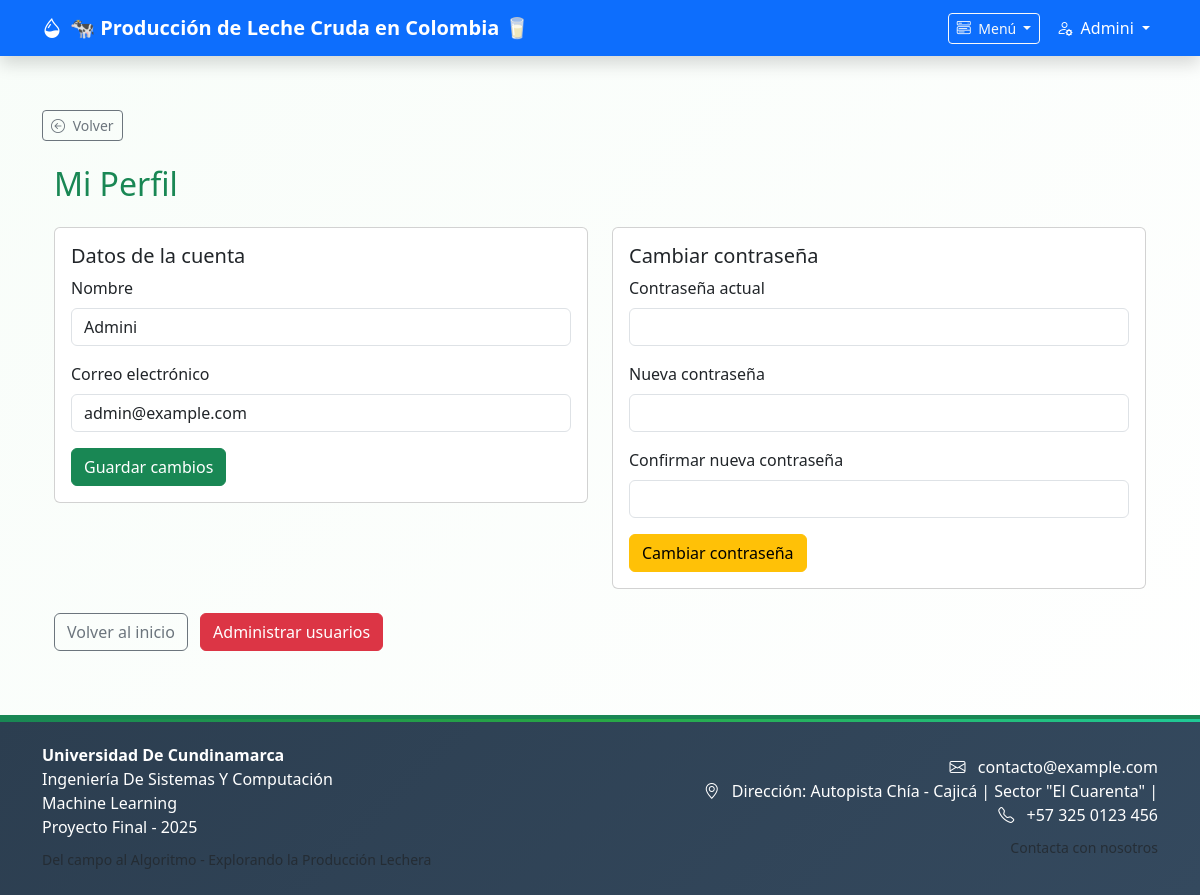
/perfil (signed in), run on the app's committed database.
### models.py (models this page shows, shortened)
class User(db.Model, UserMixin):
    __tablename__ = 'blog_user'
    """Modelo de usuario.

    Campos principales: id, name, email, password, is_admin.
    Métodos: set_password, check_password, save, y selectores estáticos.
    """
    id = db.Column(db.Integer, primary_key=True)
    name = db.Column(db.String(80), nullable=False)
    email = db.Column(db.String(256), unique=True, nullable=False)
    password = db.Column(db.String(128), nullable=False)
    is_admin = db.Column(db.Boolean, default=False)
    def set_password(self, password):
        """Hashea y almacena la contraseña provista.

        Nota: utiliza `werkzeug.security.generate_password_hash`.
        """
        self.password = generate_password_hash(password)
    def check_password(self, password):
        """Comprueba que `password` coincida con el hash almacenado.

        Devuelve True si coinciden, False en caso contrario.
        """
        return check_password_hash(self.password, password)
    def save(self):
        """Guarda (insert/commit) el objeto en la base de datos.

        Añade el objeto a la sesión si es nuevo y realiza commit. No
        devuelve valor; si falla lanzará excepción del ORM.
        """
        if not self.id:
            db.session.add(self)
        db.session.commit()

### perfil.py (the view, shortened to what this page needs)
@perfil_bp.route('/perfil', methods=['GET', 'POST'])
@login_required
def perfil():
    return render_template('perfil.html', user=current_user)

### app.py (called while the page is built, shortened)
@login_manager.user_loader
def load_user(user_id):
    return User.query.get(int(user_id))

@app.before_request
def session_timeout_handler():
    try:
        if 'usuario' not in session and not current_user.is_authenticated:
            return None
    except Exception:
        return None
    last = session.get('last_activity')
    now_ts = datetime.utcnow().timestamp()
    if last:
        elapsed = now_ts - float(last)
    session['last_activity'] = now_ts

### templates/perfil.html (shortened to what this page needs)
{% extends "base.html" %}
{% block content %}
<div class="container mt-4">
    <h2 class="mb-4 text-success">Mi Perfil</h2>
    <div class="row">
        <div class="col-md-6">
            <div class="card mb-4">
                <div class="card-body">
                    <h5 class="card-title">Datos de la cuenta</h5>
                    <form method="post">
                        <div class="mb-3">
                            <label class="form-label">Nombre</label>
                            <input type="text" name="name" class="form-control" value="{{ user.name }}" required>
                        </div>
                        <div class="mb-3">
                            <label class="form-label">Correo electrónico</label>
                            <input type="email" name="email" class="form-control" value="{{ user.email }}" required>
                        </div>
                        <button type="submit" name="update_profile" class="btn btn-success">Guardar cambios</button>
                    </form>
                </div>
            </div>
        </div>
        <div class="col-md-6">
            <div class="card mb-4">
                <div class="card-body">
                    <h5 class="card-title">Cambiar contraseña</h5>
                    <form method="post">
                        <div class="mb-3">
                            <label class="form-label">Contraseña actual</label>
                            <input type="password" name="current_password" class="form-control" required>
                        </div>
                        <div class="mb-3">
                            <label class="form-label">Nueva contraseña</label>
                            <input type="password" name="new_password" class="form-control" required>
                        </div>
                        <div class="mb-3">
                            <label class="form-label">Confirmar nueva contraseña</label>
                            <input type="password" name="confirm_password" class="form-control" required>
                        </div>
                        <button type="submit" name="change_password" class="btn btn-warning">Cambiar contraseña</button>
                    </form>
                </div>
            </div>
        </div>
    </div>
    <a href="{{ url_for('inicio') }}" class="btn btn-outline-secondary">Volver al inicio</a>
    {% if user.email == 'admin@example.com' or user.is_admin %}
        <a href="{{ url_for('perfil.admin_users') }}" class="btn btn-danger ms-2">Administrar usuarios</a>
    {% endif %}
</div>
{% endblock %}

### templates/base.html (shortened to what this page needs)
<!DOCTYPE html>
<html lang="es">
<head>
    <link href="https://cdn.jsdelivr.net/npm/bootstrap@5.3.2/dist/css/bootstrap.min.css" rel="stylesheet">
    <link rel="stylesheet" href="https://cdn.jsdelivr.net/npm/bootstrap-icons/font/bootstrap-icons.css">
    <link rel="stylesheet" href="{{ url_for('static', filename='style.css') }}">
</head>
<body style="padding-top: 70px;">
    <nav class="navbar navbar-expand-lg navbar-dark bg-primary fixed-top shadow">
        <div class="container">
            <a class="navbar-brand navbar-brand-custom" href="{{ url_for('inicio') }}" data-bs-toggle="tooltip" data-bs-title="Página de inicio">
                <i class="bi bi-droplet-half me-2"></i>🐄 <strong>Producción de Leche Cruda en Colombia</strong> 🥛
            </a>
            <div class="collapse navbar-collapse" id="navbarNav">
                <div class="navbar-nav ms-auto d-flex align-items-center">
                    <div class="nav-item dropdown me-2">
                        <a class="btn btn-outline-light btn-sm dropdown-toggle" href="#" role="button" data-bs-toggle="dropdown" aria-expanded="false">
                            <i class="bi bi-menu-button-wide me-1"></i> Menú
                        </a>
                    </div>
                    {% if 'usuario' in session %}
                        <div class="nav-item dropdown">
                            <a class="nav-link dropdown-toggle text-white" href="#" role="button" data-bs-toggle="dropdown" data-bs-title="Menú de usuario">
                                <i class="bi bi-person-gear me-1"></i> {{ session['usuario'] }}
                            </a>
                        </div>
                    {% endif %}
                </div>
            </div>
        </div>
    </nav>
    <main class="container mt-4 py-3">
        {% if request.path != url_for('inicio') %}
            <div class="mb-3">
                <button type="button" id="btn-volver" class="btn btn-outline-secondary btn-sm">
                    <i class="bi bi-arrow-left-circle me-1"></i> Volver
                </button>
            </div>
        {% endif %}
        {% block content %}{% endblock %}
    </main>
    <footer class="bg-dark text-white py-4 mt-5">
        <div class="container">
            <div class="row align-items-center">
                <div class="col-md-6">
                    <ul class="list-unstyled mb-2">
                        <li><strong>Universidad De Cundinamarca</strong></li>
                        <li>Ingeniería De Sistemas Y Computación</li>
                        <li>Machine Learning</li>
                        <li>Proyecto Final - 2025</li>
                    </ul>
                    <small class="text-muted">Del campo al Algoritmo - Explorando la Producción Lechera</small>
                </div>
                <div class="col-md-6 text-md-end">
                    <ul class="list-unstyled mb-2">
                        <li>
                            <i class="bi bi-envelope me-2"></i>
                            <a href="mailto:contacto@example.com" class="text-white text-decoration-none">
                                contacto@example.com
                            </a>
                        </li>
                        <li>
                            <i class="bi bi-geo-alt me-2"></i>
                            Dirección: Autopista Chía - Cajicá | Sector "El Cuarenta" |
                        </li>
                        <li>
                            <i class="bi bi-telephone me-2"></i>
                            <a href="tel:+573250123456" class="text-white text-decoration-none">
                                +57 325 0123 456
                            </a>
                        </li>
                    </ul>
                    <small class="text-muted">Contacta con nosotros</small>
                </div>
            </div>
        </div>
    </footer>
</body>
</html>

### static/style.css (style rules this page uses)
:root { --verde-principal: #10684b; --verde-secundario: #198754; --verde-claro: #e6f4ea; --verde-pastel: #e9f5ee; --sombra-verde: rgba(16, 104, 75, 0.1); --gris-texto: #444444; }
body { font-family: 'Segoe UI', system-ui, -apple-system, sans-serif; background: linear-gradient(135deg, #f8fdf9 0%, #ffffff 100%); min-height: 100vh; }
footer { border-top: 4px solid var(--verde-secundario); background: linear-gradient(135deg, #2c3e50 0%, #34495e 100%); position: relative; }
footer::before { content: ""; position: absolute; top: 0; left: 0; right: 0; height: 3px; background: linear-gradient(90deg, var(--verde-secundario), #28a745, #20c997); }

### data on the page
User: usuario "Admini", name "Admini", email "admin@example.com"
